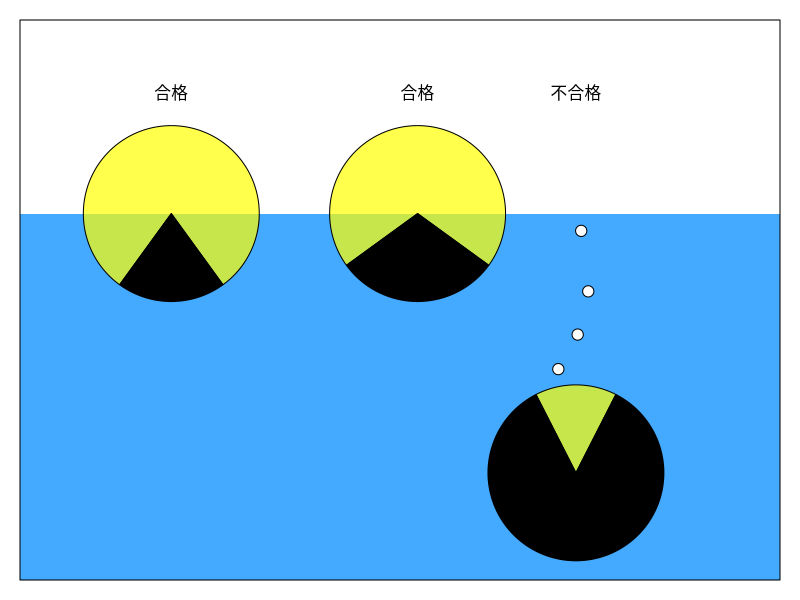

Generate this figure with R:
library(plotrix)
par(mar = rep(1, 4))
plot(1:5, ylim = c(1, 4), type = "n", ann = FALSE, axes = FALSE)
polygon(c(0, 0, 5.5, 5.5), c(0, 3, 3, 0),
  border = NA,
  col = "#44aaff"
)
pie.col <- rgb(1:0, 1:0, c(0, 0), c(0.7, 1))
floating.pie(1.7, 3, c(0.8, 0.2),
  radius = 0.5, col = pie.col,
  startpos = -0.3 * pi
)
floating.pie(3.1, 3, c(0.7, 0.3),
  radius = 0.5, col = pie.col,
  startpos = -0.2 * pi
)
floating.pie(4, 1.5, c(0.15, 0.85),
  radius = 0.5,
  col = pie.col, startpos = 0.35 * pi
)
points(c(3.9, 4.01, 4.07, 4.03), c(
  2.1, 2.3, 2.55,
  2.9
), pch = 21, cex = 1.5, bg = "white")
text(c(1.7, 3.1, 4), c(3.7, 3.7, 3.7), c(
  "\u5408\u683C", "\u5408\u683C",
  "\u4E0D\u5408\u683C"
))
box()
